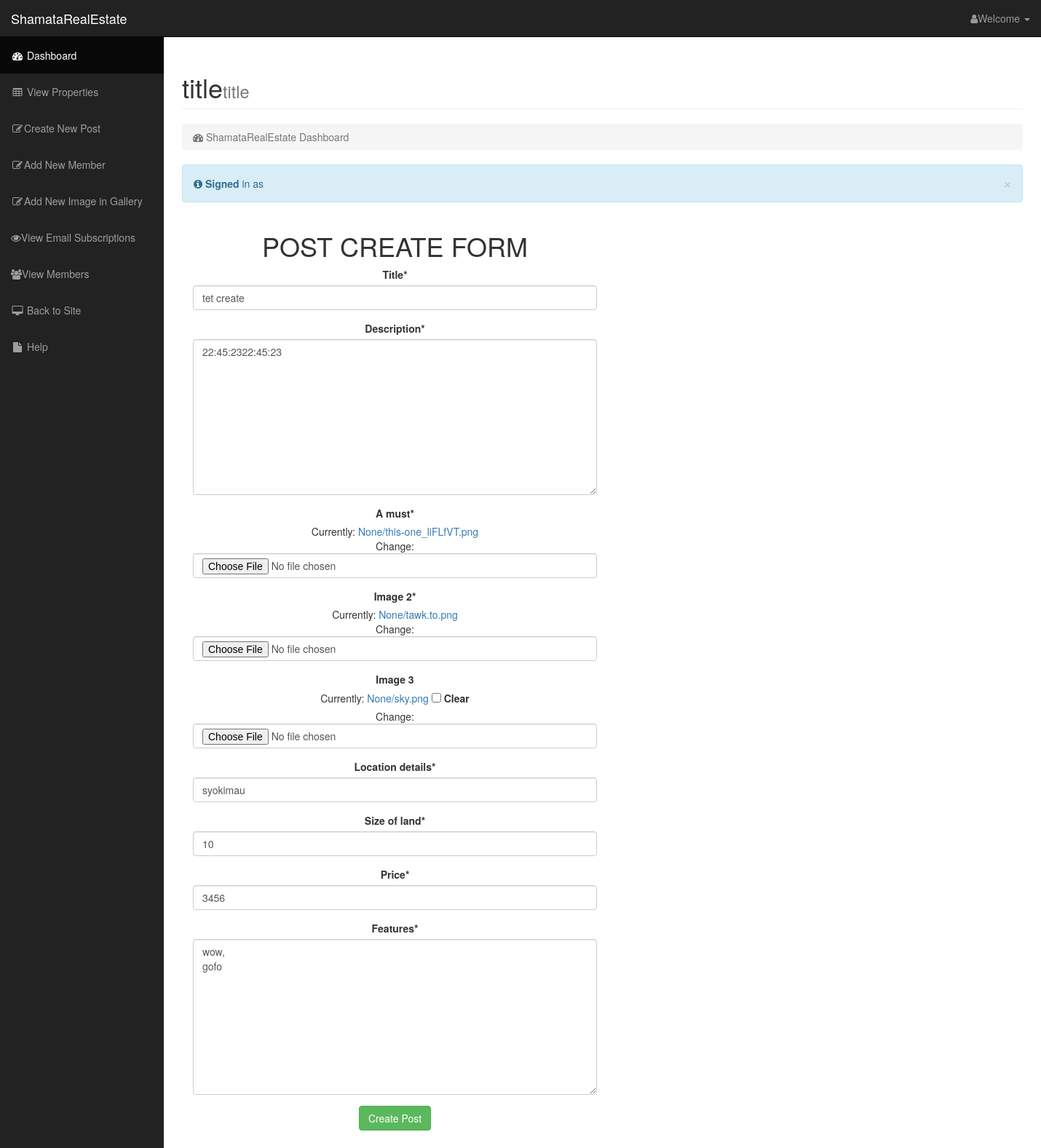
The app's page /tet-create/edit/ (signed in) with its own data.
### Main/models.py (models this page shows, shortened)
class Post(models.Model):
    owner =  models.ForeignKey(User, on_delete=models.CASCADE)
    title = models.CharField(max_length=200)
    slug      =      models.SlugField(unique=True,blank=True, null=True)
    image = models.ImageField(upload_to=upload_location)
    image_2 = models.ImageField(upload_to=upload_location)
    image_3 = models.ImageField(upload_to=upload_location,blank=True, null=True)
    description = models.TextField()
    size_of_land = models.CharField(max_length=150)
    location_details = models.CharField(max_length=300)
    price = models.CharField(max_length=150)
    features = models.TextField()
    updated = models.DateTimeField(auto_now=True, auto_now_add=False)
    timestamp = models.DateTimeField(auto_now=False, auto_now_add=True)
    class Meta:
        ordering = ["-timestamp", "-updated"]

### Main/views.py (the view)
# urls.py: url(r'^(?P<slug>[\w-]+)/edit/$',edit_post,name='edit_post'),
def edit_post(request,slug):
    if not request.user.is_staff or not request.user.is_superuser:
        raise Http404
    post =get_object_or_404(Post,slug=slug)
    if request.method == "POST":
        form = PostForm(request.POST , request.FILES,instance=post)
        if form.is_valid():
            instance = form.save(commit=False)
            instance.owner = request.user
            instance.save()
            return HttpResponseRedirect(instance.get_absolute_url())
    else:
        form = PostForm(instance=post)
    template_name = 'Main/post_create.html'
    context = {
        'form':form
    }
    return render(request, template_name, context)

### Main/forms.py
class PostForm(forms.ModelForm):
    image = forms.ImageField(label='A must')
    class Meta:
        model = Post
        fields = [
            "title",
            "description",
            "image",
            "image_2",
            "image_3",
            "location_details",
            "size_of_land",
            "price",
            "features",
        ]

### Main/templates/Main/post_create.html
{% extends 'dashboard/base_dash.html' %}
{% load staticfiles %}
{% load crispy_forms_tags %}
{% block content %}
       <div class="container" style="text-align:center;">
                    <div class="row">
                        <div class="col-sm-6">
                            {% if form %}
                            <h1 style="text-align:center;">POST CREATE FORM</h1>
                            <form method='POST' action='' enctype='multipart/form-data'>{% csrf_token %}
                            {{ form | crispy }}
                             <input type="submit" value="Create Post" class="btn btn-success">
                            {% endif %}
                    </div>
                    </div>
                </div>
{% endblock content %}

### dashboard/static/css/dashboard/sb-admin.css (style rules this page uses)
body { margin-top: 100px; background-color: #222; }
@media (min-width:768px) { body { margin-top: 50px; } }

### records on screen
Post: title "tet create", description "22:45:2322:45:23", location_details "syokimau", size_of_land "10", price "3456", features "wow, gofo"
